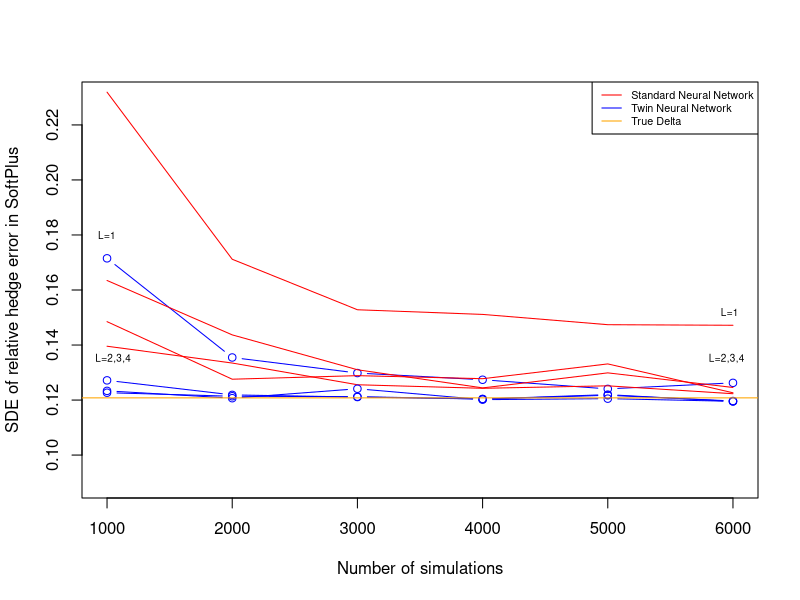

Source code (R):
##Hedge ekspirement ML
simula <- c(1000,2000,3000,4000,5000,6000)

ll1 = c(0.23191002,0.17117363,0.15281885,0.1511261,0.147391,0.14718048)
mm1 = c(0.17151353,0.13547317,0.12981786,0.12737579, 0.12405673,0.12624865)
ll2 = c(0.16345892,0.14368641,0.1310048,0.12441858,0.12988172,0.124568)
mm2 = c(0.12715786,0.12187419, 0.12109752,0.12036936,0.1217376,0.11964939)
ll3 = c(0.13956431,0.13345105,0.1255626,0.12427101,0.12517285,0.122297)
mm3 = c(0.12267188,0.12138273,0.12121968,0.12039326,0.12196928,0.11949841)
ll4 = c(0.14849349,0.12757571,0.12887116,0.12775931,0.13313605,0.12263616)
mm4 = c(0.12334028,0.12067686,0.12410815,0.12014395,0.12050922,0.11954408)


plot(simula,ll1,ylim=c(0.09,0.23),type = "l",col="red",xlab=c("Number of simulations"),ylab=c("SDE of relative hedge error in SoftPlus"))
lines(simula,mm1,col="blue",type = "b")
lines(simula,ll2,col="red",type = "l")
lines(simula,mm2,col="blue",type = "b")
lines(simula,ll3,col="red",type="l")
lines(simula,mm3,col="blue",type = "b")
lines(simula,ll4,col="red",type="l")
lines(simula,mm4,col="blue",type = "b")
abline(h=0.1208,col="orange")
legend("topright" , legend=c("Standard Neural Network", "Twin Neural Network","True Delta"),
       col=c("red", "blue","orange"),lty=1,  cex = 0.65)
text(5975,0.152,"L=1",cex=0.6)
text(5950,0.135,"L=2,3,4",cex=0.6)
text(1000,0.18,"L=1",cex=0.6)
text(1050,0.135,"L=2,3,4",cex=0.6)
